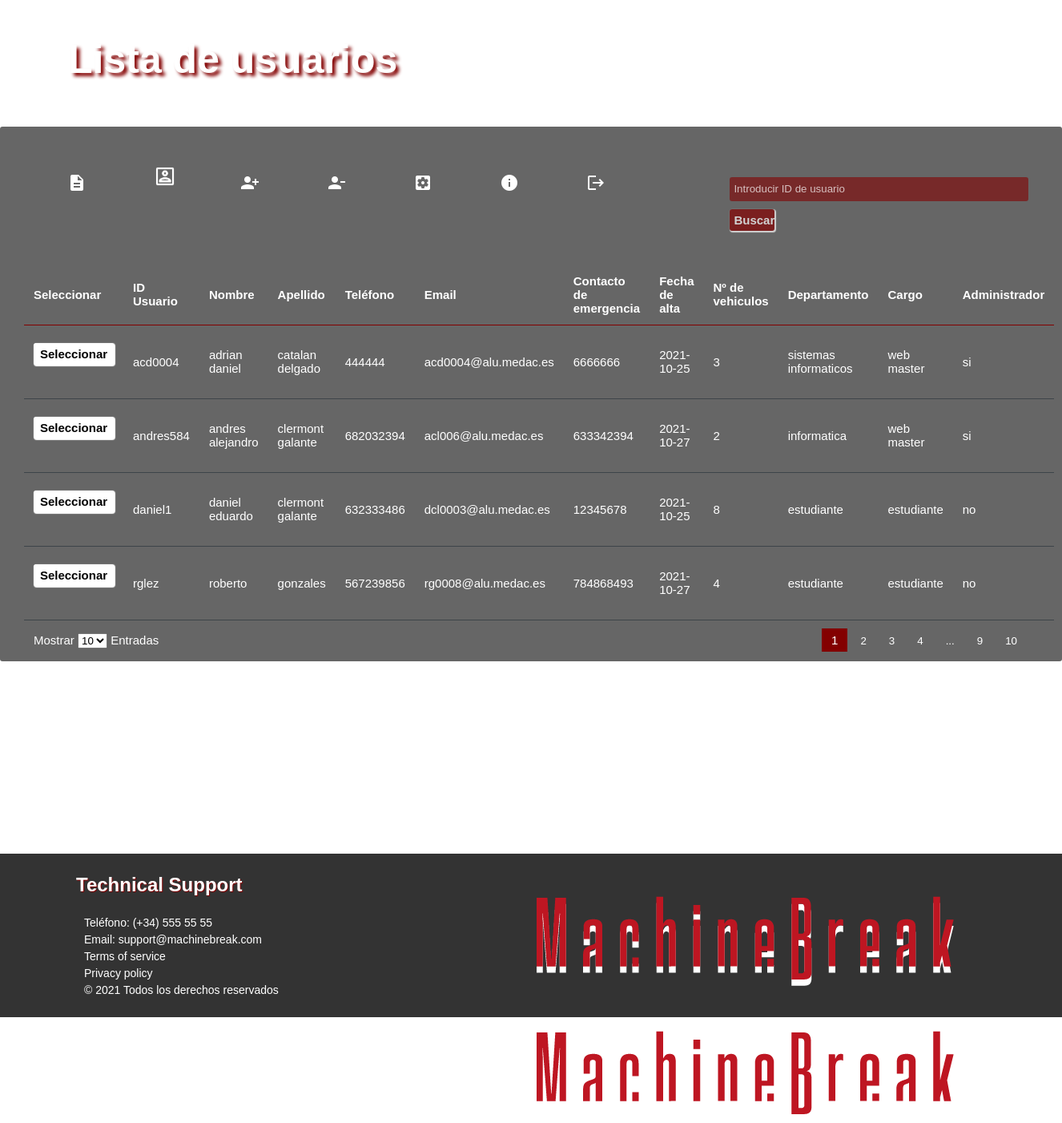
Screenshot of /php/listaUsuarios/lista_usuarios.php (signed in) with the database file from the repository.
### tables this page shows
CREATE TABLE `registro_usuarios` (
  `id_usuario` varchar(20) NOT NULL,
  `nombre` varchar(20) DEFAULT NULL,
  `apellido` varchar(40) DEFAULT NULL,
  `telefono` int(15) DEFAULT NULL,
  `email` varchar(40) DEFAULT NULL,
  `clave` varchar(200) NOT NULL,
  `contacto_emergencia` int(15) DEFAULT NULL,
  `fecha_alta` date DEFAULT NULL,
  `cantidad_vehiculos` int(5) DEFAULT NULL,
  `departamento` varchar(30) DEFAULT NULL,
  `cargo` varchar(20) DEFAULT NULL,
  `administrador` char(2) DEFAULT NULL
);

### php/listaUsuarios/lista_usuarios.php (the view, shortened to what this page needs)
<?php
if ((isset($_SESSION["seusername"])) && ($_SESSION["seisadmin"] == "si")) {
?>
    <!DOCTYPE html>
    <html lang="en">
    <head>
        <link rel="stylesheet" href="../../css/lista_usuarios.css">
        <link rel="stylesheet" href="../../css/footer.css">
    </head>
    <body>
        <div class="tittle">
            <h1>Lista de usuarios</h1>
        </div>
        <div class="datatable-container">
            <div class="header-tools">
                <div class="tools">
                    <ul>
                        <li>
                            <button name="lista_usuarios">
                                <a href="lista_usuarios.php" title="Lista Usuarios"><i style="color: #fff;" class="material-icons">description</i></a>
                            </button>
                        </li>
                            <?php
                            require("../BBDD/conexion_BBDD.php");
                            $consulta_sql = "select * from registro_usuarios ORDER BY id_usuario";
                            $resultados = mysqli_query($conexion, $consulta_sql);
                            ?>
                        <li>
                            <form action="../listaVehiculos/lista_vehiculos.php" method="post">
                                <div class="testing"><input class="input-submmit" type="image" src="../../img/input-submmit.png" title="Mis Vehículos"></div>
                            </form>
                        </li>
                        <li>
                            <button>
                                <a href="../listaUsuarios/agregar_usuario.php" title="Agregar Usuario"><i class="material-icons">person_add_alt_1</i></a>
                            </button>
                        </li>
                        <li>
                            <button>
                                <i class="material-icons" title="Eliminar Usuario">person_remove</i>
                            </button>
                        </li>
                        <li>
                            <button>
                                <i class="material-icons" title="Configuración">settings_applications</i>
                            </button>
                        </li>
                        <li>
                            <button>
                                <i class="material-icons" title="Info">info</i>
                            </button>
                        </li>
                        <li>
                            <button>
                                <a href="../common/cerrar_sesion.php" title="Cerrar Sesión"><i class="material-icons">logout</i></a>
                            </button>
                        </li>
                    </ul>
                </div>
                <div class="search">
                    <?php
                    require("../common/buscador.php");
                    ?>
                </div>
            </div>
            <table class="datatable">
                <thead>
                    <tr>
                        <th>Seleccionar</th>
                        <th>ID Usuario</th>
                        <th>Nombre</th>
                        <th>Apellido</th>
                        <th>Teléfono</th>
                        <th>Email</th>
                        <th>Contacto de emergencia</th>
                        <th>Fecha de alta</th>
                        <th>Nº de vehiculos</th>
                        <th>Departamento</th>
                        <th>Cargo</th>
                        <th>Administrador</th>
                    </tr>
                </thead>
                <?php
                while ($registros = mysqli_fetch_array($resultados, MYSQLI_ASSOC)) {
                ?>
                    <tbody>
                        <tr>
                            <form action="../listaVehiculos/lista_vehiculos.php" class="lista_users" method="post">
                                <td class="table-checkbox"><button class="input-seleccionar" type="submit" name="seleccionar">Seleccionar</button></td>
                            </form>
                            <td><?php echo $registros["id_usuario"] ?></td>
                            <td><?php echo $registros["nombre"] ?></td>
                            <td><?php echo $registros["apellido"] ?></td>
                            <td><?php echo $registros["telefono"] ?></td>
                            <td><?php echo $registros["email"] ?></td>
                            <td><?php echo $registros["contacto_emergencia"] ?></td>
                            <td><?php echo $registros["fecha_alta"] ?></td>
                            <td><?php echo $registros["cantidad_vehiculos"] ?></td>
                            <td><?php echo $registros["departamento"] ?></td>
                            <td><?php echo $registros["cargo"] ?></td>
                            <td><?php echo $registros["administrador"] ?></td>
                        </tr>
                    </tbody>
                <?php
                }
                ?>
            </table>
            <div class="footer-tools">
                <div class="list-items">
                    Mostrar
                    <select name="n-entries" id="n-enties" class="n-entries">
                        <option value="10" selected>10</option>
                    </select>
                    Entradas
                </div>
                <div class="pages">
                    <ul>
                        <li><span class="active">1</span></li>
                        <li><button>2</button></li>
                        <li><button>3</button></li>
                        <li><button>4</button></li>
                        <li><button>...</button></li>
                        <li><button>9</button></li>
                        <li><button>10</button></li>
                    </ul>
                </div>
            </div>
        </div>
    <?php
    require("../common/footer.php");
} else {
    header("location:../../index.php");
}
    ?>
    </body>
    </html>

### php/common/buscador.php (shortened to what this page needs)
<?php
if (isset($_SESSION["seusername"])) {
    $url = $_SERVER['REQUEST_URI'];
    if (strpos($url, 'lista_usuarios')) {
        $action = "../listaVehiculos/lista_vehiculos.php";
        $placeholder = "Introducir ID de usuario";
        $name = "id_usuario";
    } else if (strpos($url, 'lista_vehiculos')) {
        $action = "../listaServicios/lista_servicios.php";
        $placeholder = "Introducir Matricula del Vehiculo";
        $name = "placa";
        $hiddename = "id_usuario";
        $variable = "$id_usuario_login";
    } else if (strpos($url, 'lista_servicios')) {
        $action = "../listaServicios/detalle_servicios.php";
        $placeholder = "Introducir Tipo de Servicio";
        $name = "tipo_servicio";
        $hiddename = "placa";
        $variable = "$placa";
        $hiddename2 = "id_usuario";
        $variable2 = "$id_usuario";
    } else if (strpos($url, 'detalle_servicios')) {
        $action = "./detalle_servicios.php";
        $placeholder = "Introducir ";
        $name = "";
    }
?>
    <form action="<?php echo $action ?>" method="POST">
        <input type="text" name="<?php echo $name ?>" class="search-input" placeholder="<?php echo $placeholder ?>">
        <input pointer="cursor" class="boton_buscar" type="submit" value="Buscar">
    <?php
} else {
    header("location:./index.php");
}
    ?>
    </form>

### php/common/footer.php
<footer>
    <img class="img1" src="img/LogoMachineBreak.png  " alt="">
    <img class="img2" src="../../img/LogoMachineBreak.png" alt="">
    <h2>Technical Support</h1>
        <div class="parrafos">
            <a href="">Teléfono: (+34) 555 55 55</a>
            <a href="">Email: support@machinebreak.com</a>
            <a href="">Terms of service</a>
            <a href="">Privacy policy</a>
            <p>© 2021 Todos los derechos reservados</p>
        </div>
</footer>

### css/footer.css (style rules this page uses)
footer { background: rgba(0, 0, 0, .8); width: 100%; max-width: 1920px; margin: auto; margin-top: 90px; position: relative; bottom: -150px; }
footer h2 { color: white; font-family: sans-serif; font-weight: bold; padding: 25px; margin-left: 70px; text-shadow: 1px 1px 1px rgb(131, 0, 0); width: 30%; }
.parrafos { color: #fff; font-family: sans-serif; font-weight: normal; font-size: 14px; margin-left: 100px; padding-bottom: 26px; }
.parrafos a { text-decoration: none; color: #fff; width: 200px; height: auto; display: block; width: 30%; padding-left: 5px; margin-bottom: 5px; }
.parrafos p { padding-left: 5px; }
.img1 { float: right; margin-top: 50px; margin-right: 100px; }
.img2 { float: right; margin-top: 50px; margin-right: 100px; }

### rows the page displays
registro_usuarios: id_usuario "acd0004", nombre "adrian daniel", apellido "catalan delgado", telefono "444444", email "acd0004@alu.medac.es", contacto_emergencia "6666666", fecha_alta "2021-10-25", cantidad_vehiculos "3", departamento "sistemas informaticos", cargo "web master", administrador "si"
registro_usuarios: id_usuario "andres584", nombre "andres alejandro", apellido "clermont galante", telefono "682032394", email "acl006@alu.medac.es", contacto_emergencia "633342394", fecha_alta "2021-10-27", cantidad_vehiculos "2", departamento "informatica", cargo "web master", administrador "si"
registro_usuarios: id_usuario "daniel1", nombre "daniel eduardo", apellido "clermont galante", telefono "632333486", email "dcl0003@alu.medac.es", contacto_emergencia "12345678", fecha_alta "2021-10-25", cantidad_vehiculos "8", departamento "estudiante", cargo "estudiante", administrador "no"
registro_usuarios: id_usuario "rglez", nombre "roberto", apellido "gonzales", telefono "567239856", email "rg0008@alu.medac.es", contacto_emergencia "784868493", fecha_alta "2021-10-27", cantidad_vehiculos "4", departamento "estudiante", cargo "estudiante", administrador "no"
